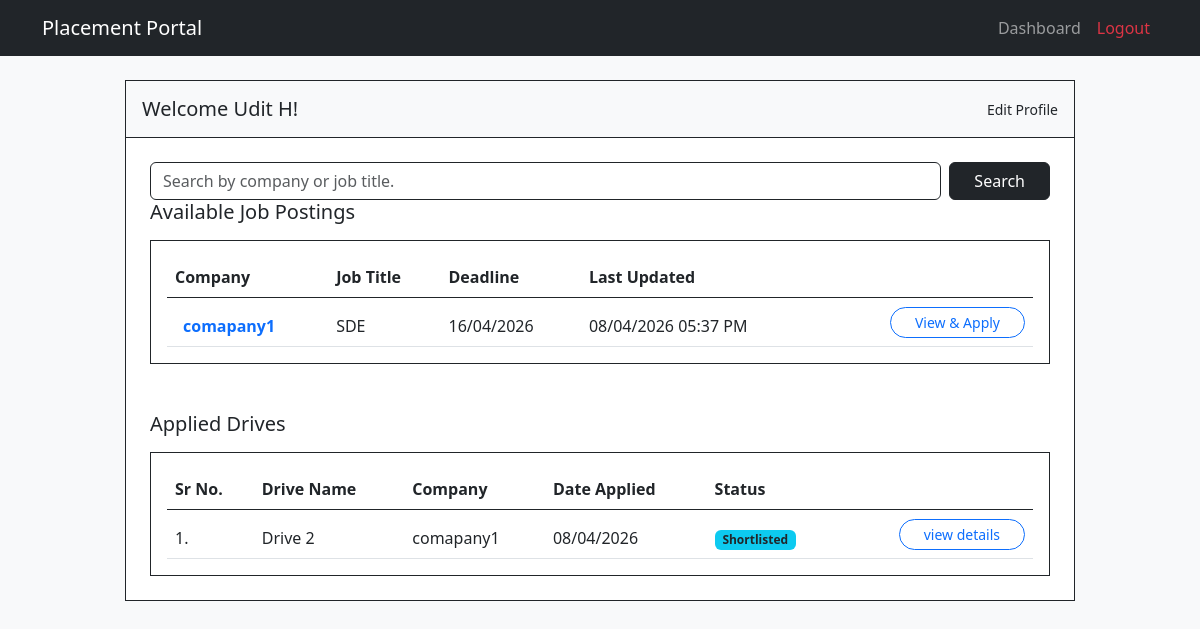
/student/dashboard (signed in), run on an earlier commit of the app's database.
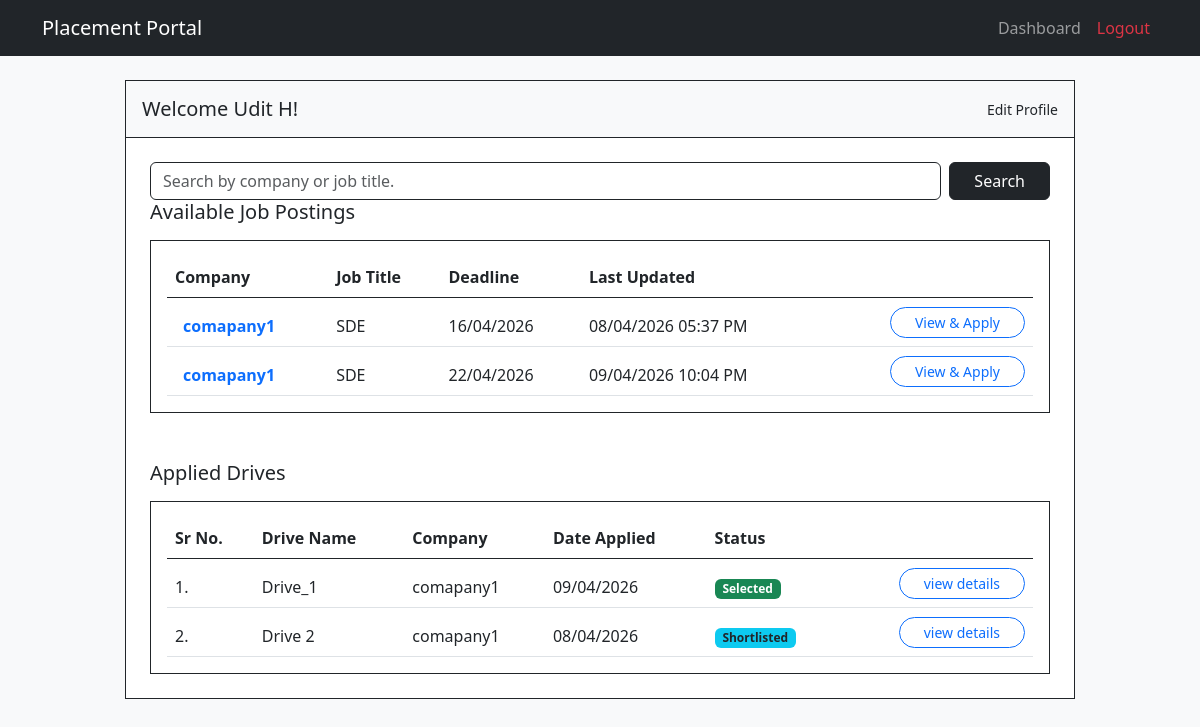
And on a later commit of the database.
### models.py (models this page shows, shortened)
class PlacementDrive(db.Model):
    __tablename__ = 'placement_drive'
    id = db.Column(db.Integer, primary_key=True, autoincrement=True)
    name = db.Column(db.String(255), nullable=False)
    comp_id = db.Column(db.Integer, db.ForeignKey('company.company_id'), nullable=False)
    job_title = db.Column(db.String(255), nullable=False)
    job_desc = db.Column(db.String(255), nullable=False)
    min_cgpa = db.Column(db.Numeric(4, 2))
    eligible_grad_yr = db.Column(db.Integer)
    salary = db.Column(db.Integer)
    location = db.Column(db.String(255))
    deadline = db.Column(db.DateTime, nullable=False)
    status = db.Column(db.String(50), nullable=False, default='Pending') #Pending/Approved/Rejected/Closed
    remarks = db.Column(db.String(255))
    created_at = db.Column(db.DateTime, nullable=False, default=datetime.now)
    updated_at = db.Column(db.DateTime, default=datetime.now, onupdate=datetime.now)
    applications = db.relationship('Application', backref='drive')
    eligible_departments = db.relationship('EligibleDepartments', backref='placement_drive', cascade='all, delete-orphan')

class Company(db.Model, UserMixin):
    __tablename__ = 'company'
    company_id = db.Column(db.Integer, primary_key=True, autoincrement=True)
    email = db.Column(db.String(100), unique=True, nullable=False)
    password_hash = db.Column(db.String(255), nullable=False)
    company_name = db.Column(db.String(255), nullable=False)
    hr_name = db.Column(db.String(255), nullable=False)
    hr_email = db.Column(db.String(255), nullable=False)
    hr_phone = db.Column(db.String(15), nullable=False)
    company_desc = db.Column(db.String(255), nullable=False)
    website = db.Column(db.String(255), unique=True, nullable=False)
    is_active = db.Column(db.Boolean, nullable=False, default=True)
    is_blacklisted = db.Column(db.Boolean, default=False)
    approval_status = db.Column(db.String(50), nullable=False, default='pending') #'pending' 'approved' 'rejected' 'blacklisted'
    placement_drives = db.relationship('PlacementDrive', backref='company')

class Application(db.Model):
    __tablename__ = 'application'
    id = db.Column(db.Integer, primary_key=True, autoincrement=True)
    student_roll = db.Column(db.String(50), db.ForeignKey('student.roll_no'), nullable=False)
    drive_id = db.Column(db.Integer, db.ForeignKey('placement_drive.id'), nullable=False)
    application_status = db.Column(db.String(20), default='applied')
    applied_on = db.Column(db.DateTime, default=datetime.now)
    updated_at = db.Column(db.DateTime, default=datetime.now, onupdate=datetime.now)
    remarks = db.Column(db.String(255))
    __table_args__ = (
        db.UniqueConstraint('student_roll', 'drive_id', name='unique_student_drive'),
    )

### app.py (the view, shortened to what this page needs)
@app.route('/student/dashboard')
@login_required
def student_dashboard():
    if not current_user.is_authenticated or not current_user.get_id().startswith('student_'):
        return "Unauthorized Access : Not a Student ", 403
    if current_user.approval_status == 'pending':
        logout_user()
        flash('Your account has not yet been approved by the admin.', 'warning')
        return redirect(url_for('login'))
    if current_user.approval_status == 'rejected':
        logout_user()
        flash('Your account has been rejected by the admin.', 'warning')
        return redirect(url_for('login'))
    if current_user.is_blacklisted:
        logout_user()
        flash('Your account has been rejected by the admin.', 'warning')
        return redirect(url_for('login'))
    companies = Company.query.filter_by(approval_status='approved').all()
    applications = Application.query.filter_by(student_roll=current_user.roll_no).all()
    search_query = request.args.get('q', '').strip()
    query = PlacementDrive.query.join(Company, PlacementDrive.comp_id == Company.company_id).filter(
        Company.approval_status == 'approved',
        PlacementDrive.status.in_(['approved', 'Approved', 'Active'])
    )
    query = query.join(
        EligibleDepartments,
        EligibleDepartments.drive_id == PlacementDrive.id
    ).filter(
        EligibleDepartments.dept_id == current_user.dept_id
    )
    available_drives = query.order_by(PlacementDrive.deadline.asc()).all()
    return render_template(
        'student_dashboard.html',
        companies=companies,
        applications=applications,
        available_drives=available_drives,
        search_results_count=len(available_drives),
        search_query=search_query
    )

### app.py (called while the page is built)
@login_manager.user_loader #Run this fn everytime the user clicks a new page
def load_user(user_id):
    try:
        role, uid = user_id.split('_', 1)
        if role == 'admin':
            return db.session.get(Admin, int(uid))
        elif role == 'student':
            return db.session.get(Student, uid)
        elif role == 'company':
            return db.session.get(Company, int(uid))
    except Exception as e:
        return None
    return None

### models.py (called while the page is built)
    def get_id(self):
        return f"student_{self.roll_no}"

### templates/student_dashboard.html (shortened to what the changed rows need)
{% extends "base.html" %}
{% block content %}
<div class="row justify-content-center mt-4 mb-5">
    <div class="col-lg-10 border border-dark p-0 bg-white">
        <div class="p-4">
            <div class="border border-dark p-3 mb-5">
                <table class="table table-borderless table-hover mb-0">
                    <thead class="border-bottom border-dark">
                        <tr>
                            <th class="fw-bold pb-2">Company</th>
                            <th class="fw-bold pb-2">Job Title</th>
                            <th class="fw-bold pb-2">Deadline</th>
                            <th class="fw-bold pb-2">Last Updated</th>
                            <th></th>
                        </tr>
                    </thead>
                    <tbody>
                        {% for drive in available_drives %}
                        <tr class="border-bottom align-middle">
                            <td class="pt-3 ps-3 fw-bold">
                                <a href="{{ url_for('student_company', company_id=drive.company.company_id) }}"
                                    class="text-decoration-none text-primary">
                                    {{ drive.company.company_name }}
                                </a>
                            </td>
                            <td class="pt-3">{{ drive.job_title }}</td>
                            <td class="pt-3">{{ drive.deadline.strftime('%d/%m/%Y') }}</td>
                            <td class="pt-3">{{ drive.updated_at.strftime('%d/%m/%Y %I:%M %p') if drive.updated_at else 'N/A' }}</td>
                            <td class="text-end pt-2 pb-2">
                                <a href="{{ url_for('student_drive_details', drive_id=drive.id) }}"
                                    class="btn btn-sm btn-outline-primary rounded-pill px-4">View & Apply</a>
                            </td>
                        </tr>
                        {% endfor %}
                    </tbody>
                </table>
            </div>
            <div class="border border-dark p-3">
                <table class="table table-borderless table-hover mb-0">
                    <thead class="border-bottom border-dark">
                        <tr>
                            <th class="fw-bold pb-2">Sr No.</th>
                            <th class="fw-bold pb-2">Drive Name</th>
                            <th class="fw-bold pb-2">Company</th>
                            <th class="fw-bold pb-2">Date Applied</th>
                            <th class="fw-bold pb-2">Status</th>
                            <th></th>
                        </tr>
                    </thead>
                    <tbody>
                        {% for app in applications %}
                        <tr class="border-bottom align-middle">
                            <td class="pt-3">{{ loop.index }}.</td>
                            <td class="pt-3">{{ app.drive.name }}</td>
                            <td class="pt-3">{{ app.drive.company.company_name }}</td>
                            <td class="pt-3">{{ app.applied_on.strftime('%d/%m/%Y') }}</td>
                            <td class="pt-3">
                                {% if app.application_status == 'applied' %}
                                <span class="badge bg-secondary">Applied</span>
                                {% elif app.application_status == 'shortlisted' %}
                                <span class="badge bg-info text-dark">Shortlisted</span>
                                {% elif app.application_status == 'selected' %}
                                <span class="badge bg-success">Selected</span>
                                {% elif app.application_status == 'rejected' %}
                                <span class="badge bg-danger">Rejected</span>
                                {% else %}
                                <span class="badge bg-light text-dark">{{ app.application_status }}</span>
                                {% endif %}
                            </td>
                            <td class="text-end pt-2 pb-2">
                                <a href="{{ url_for('student_drive_details', drive_id=app.drive_id) }}"
                                    class="btn btn-sm btn-outline-primary rounded-pill px-4">view details</a>
                            </td>
                        </tr>
                        {% else %}
                        <tr>
                            <td colspan="6" class="text-center text-muted pt-4 pb-2">
                                You have not applied to any drives yet. Browse organizations above to get started!
                            </td>
                        </tr>
                        {% endfor %}
                    </tbody>
                </table>
            </div>
        </div>
    </div>
</div>
{% endblock %}

What changed in the data, as far as the page shows it:
now on this page (row edited): PlacementDrive: company.company_name "comapany1", job_title "SDE", deadline "22/04/2026", updated_at "09/04/2026 10:04 PM"
added Application: drive.name "Drive_1", drive.company.company_name "comapany1", applied_on "09/04/2026", application_status "Selected"
